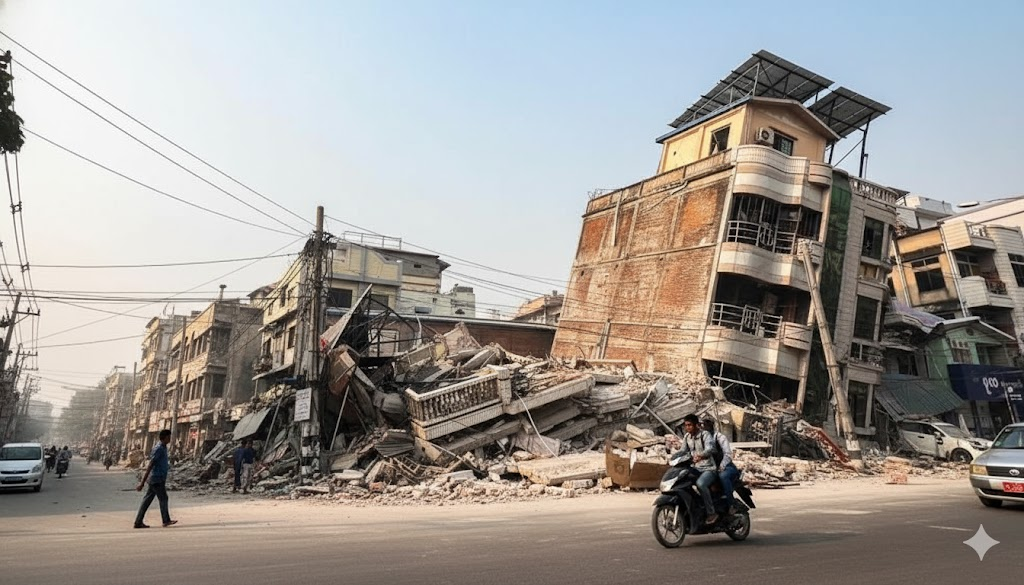
#> input picture testing_files/Compiled/HADR_AIG_DAY_EARTHQUAKE_01.jpg, 1024 x 585 px
$ python -i physics_forensics.py   (imports and definitions only)   (older library calls are emulated)
#> lines starting #> are read from the running program, lines starting #| are printed output that depends on the picture
#> in analyze, image is the input picture: shape (585, 1024, 3); mean B, G, R 150.3, 154.9, 159.3
"""
Physics-Based Forensics for Social Media Deepfake Detection

This module implements compression-resistant forensic techniques:
1. Eye Reflection Analysis (IoU) - Detects dissociated highlights in eyes
2. Lighting Consistency (Δθ) - Calculates light direction vector mismatches

These techniques survive compression because they rely on geometric and physical
properties rather than pixel-level noise patterns.
"""

import cv2
import numpy as np
from PIL import Image
from typing import Dict, List, Tuple, Optional, Union
import math


class EyeReflectionAnalyzer:
    """
    Detects dissociated highlights in eye reflections.

    Principle: In real photos, both eyes reflect the same light source.
    In AI-generated images, reflections often don't match.
    """

    def __init__(self):
        """Initialize face and eye detection cascades."""
        # Using Haar Cascades for robust detection even after compression
        self.face_cascade = cv2.CascadeClassifier(
            cv2.data.haarcascades + 'haarcascade_frontalface_default.xml'
        )
        self.eye_cascade = cv2.CascadeClassifier(
            cv2.data.haarcascades + 'haarcascade_eye.xml'
        )

    def detect_eyes(self, image: np.ndarray) -> List[Tuple[int, int, int, int]]:
        """
        Detect eyes in the image.

        Args:
            image: BGR image as numpy array

        Returns:
            List of (x, y, w, h) tuples for each detected eye
        """
        gray = cv2.cvtColor(image, cv2.COLOR_BGR2GRAY)
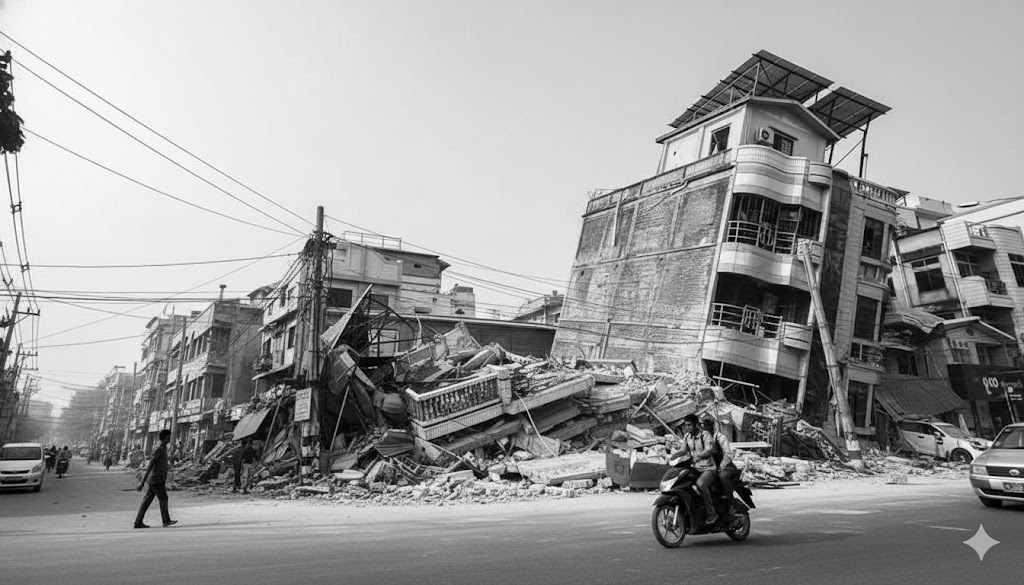
#> gray: shape (585, 1024); min 0, max 255, mean 155.7

        # Detect faces first
        faces = self.face_cascade.detectMultiScale(
            gray, scaleFactor=1.1, minNeighbors=5, minSize=(30, 30)
        )
#> faces = ()

        eyes = []
        for (fx, fy, fw, fh) in faces:
            # Search for eyes within each face
            roi_gray = gray[fy:fy+fh, fx:fx+fw]
            detected_eyes = self.eye_cascade.detectMultiScale(
                roi_gray, scaleFactor=1.1, minNeighbors=5, minSize=(20, 20)
            )

            for (ex, ey, ew, eh) in detected_eyes:
                # Convert to absolute coordinates
                eyes.append((fx + ex, fy + ey, ew, eh))
#> this loop made 0 passes
#> after the loop, eyes = []

        return eyes

    # [53 lines left out: functions extract_reflection_region, calculate_iou, not called in this run]

    def analyze(self, image_input: Union[str, Image.Image, np.ndarray]) -> Dict:
        """
        Analyze eye reflections for consistency.

        Args:
            image_input: Path to image, PIL Image, or numpy array

        Returns:
            {
                "eyes_detected": int,
                "iou_score": float (0.0-1.0, or None if <2 eyes),
                "reflection_consistent": bool,
                "confidence": str ("high", "medium", "low"),
                "verdict": str ("Real" or "AI Generated")
            }
        """
        # Load image
        if isinstance(image_input, str):
            image = cv2.imread(image_input)
        elif isinstance(image_input, Image.Image):
            image = cv2.cvtColor(np.array(image_input), cv2.COLOR_RGB2BGR)
        else:
            image = image_input

        # Detect eyes
        eyes = self.detect_eyes(image)
#> eyes = []

        result = {
            "eyes_detected": len(eyes),
            "iou_score": None,
            "reflection_consistent": None,
            "confidence": "low",
            "verdict": "Inconclusive"
        }

        # Need at least 2 eyes for comparison
        if len(eyes) < 2:
            result["confidence"] = "low"
            result["verdict"] = "Inconclusive"
            return result

        # Extract reflection masks from first two eyes
        reflection1 = self.extract_reflection_region(image, eyes[0])
        reflection2 = self.extract_reflection_region(image, eyes[1])

        # Calculate IoU
        iou = self.calculate_iou(reflection1, reflection2)
        result["iou_score"] = iou

        # Interpretation (conservative thresholds):
        # High IoU (>0.5) = Consistent reflections → Real
        # Medium IoU (0.2-0.5) = Partially consistent → Uncertain
        # Low IoU (<0.2) = Dissociated reflections → AI Generated

        if iou > 0.5:
            result["reflection_consistent"] = True
            result["confidence"] = "high"
            result["verdict"] = "Real"
        elif iou > 0.2:
            result["reflection_consistent"] = None
            result["confidence"] = "medium"
            result["verdict"] = "Uncertain"
        else:
            result["reflection_consistent"] = False
            result["confidence"] = "high"
            result["verdict"] = "AI Generated"

        return result


class LightingConsistencyAnalyzer:
    """
    Analyzes lighting direction consistency between face and background.

    Principle: In real photos, the light source illuminates both face and
    background consistently. In deepfakes, lighting vectors often mismatch.
    """

    # [171 lines left out: functions __init__, detect_face, estimate_light_direction, calculate_angle_difference, analyze, not called in this run]


class PhysicsForensicsPipeline:
    """
    Physics-based forensics using Eye Reflection IoU only.

    Lighting consistency removed due to false positives on real images
    with complex lighting (multiple sources, outdoor, mixed indoor).
    """

    # [128 lines left out: functions __init__, analyze, not called in this run]

>>> result = EyeReflectionAnalyzer().analyze('testing_files/Compiled/HADR_AIG_DAY_EARTHQUAKE_01.jpg')
#> result = 5 items

$ run again, on testing_files/Compiled/HADR_AIG_DAY_FIRE_01.jpg
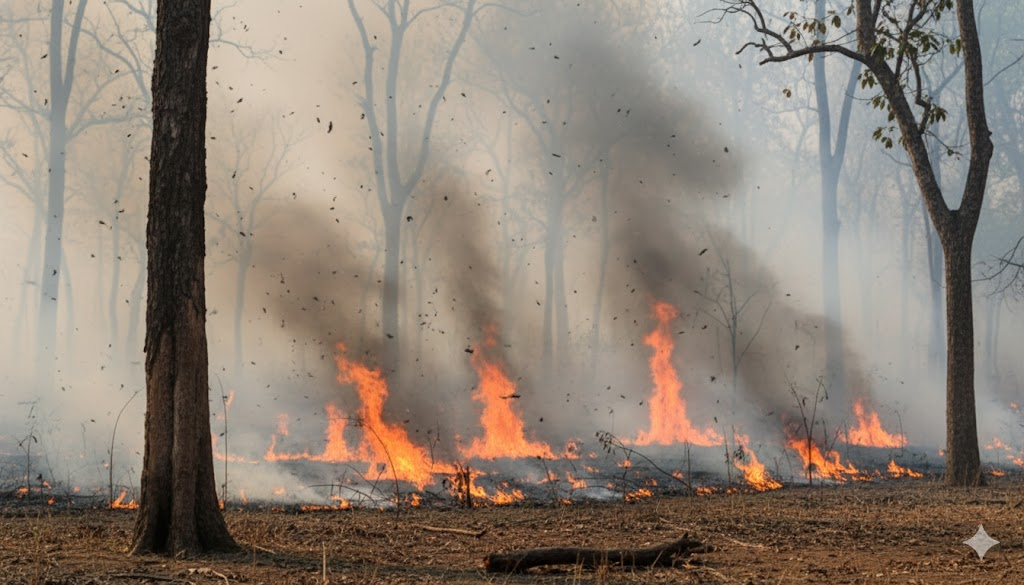
#> input picture testing_files/Compiled/HADR_AIG_DAY_FIRE_01.jpg, 1024 x 585 px
#> in analyze, image is the input picture: shape (585, 1024, 3); mean B, G, R 117.2, 129, 141.1
#> in detect_eyes, `gray = cv2.cvtColor(image, cv2.COLOR_BGR2GRAY)`:
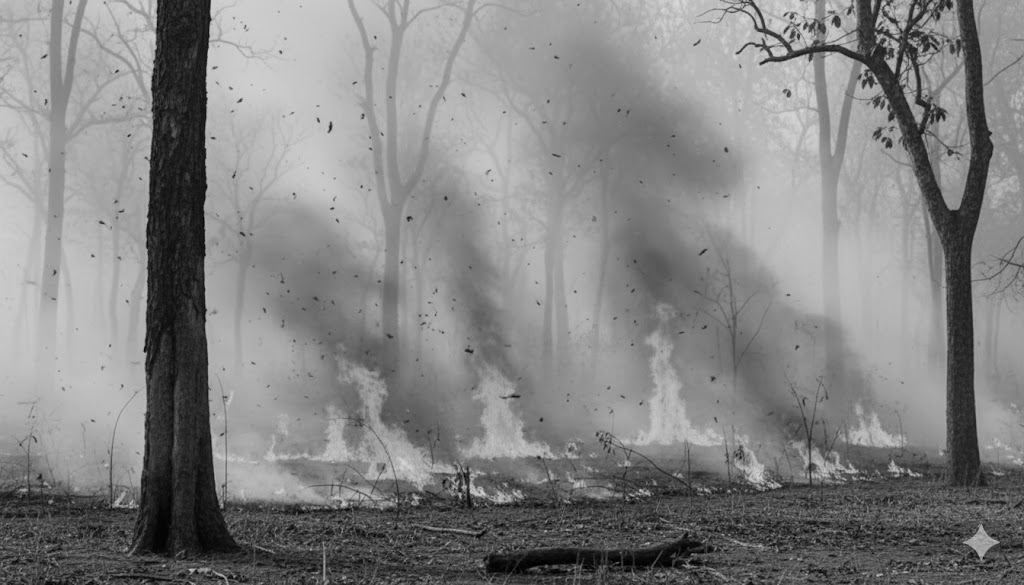
#> gray: shape (585, 1024); min 0, max 219, mean 131.3
#> faces = [[909, 21, 72, 72]]
#> the loop in detect_eyes, `for (fx, fy, fw, fh) in faces:` made 1 pass
#> pass 1, in detect_eyes, `roi_gray = gray[fy:fy+fh, fx:fx+fw]`:
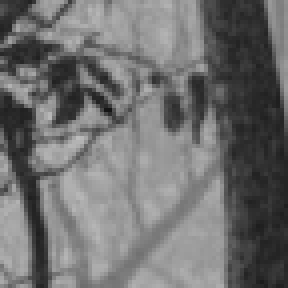
#> roi_gray: shape (72, 72) (shown 4 times larger); min 20, max 188, mean 111.6
#> after the loop in detect_eyes, `for (fx, fy, fw, fh) in faces:`: eyes = []
#> result = 5 items

$ run again, on testing_files/Compiled/HADR_AIG_DAY_FLOOD_01.jpg
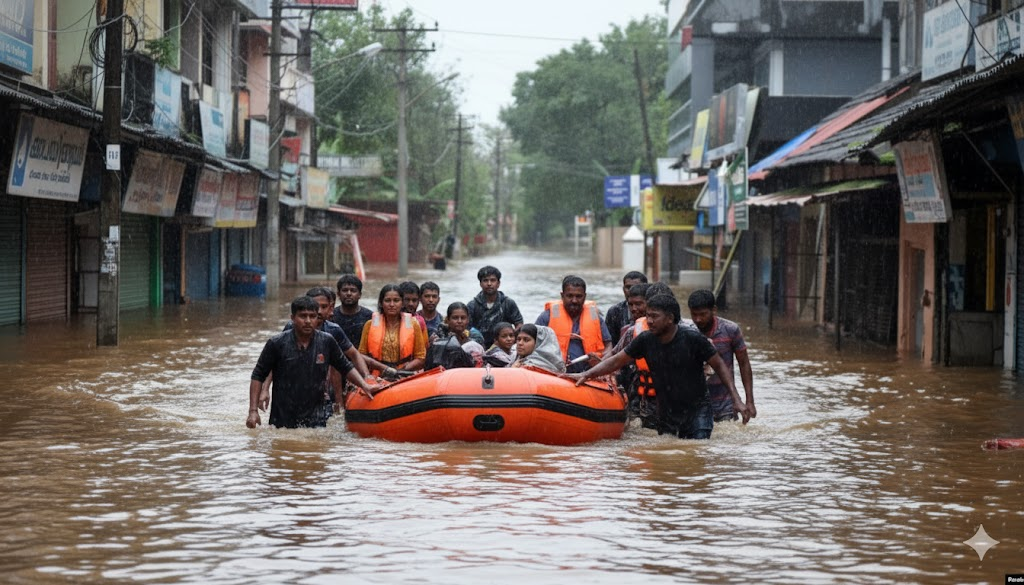
#> input picture testing_files/Compiled/HADR_AIG_DAY_FLOOD_01.jpg, 1024 x 585 px
#> in analyze, image is the input picture: shape (585, 1024, 3); mean B, G, R 102.9, 106.8, 112.4
#> in detect_eyes, `gray = cv2.cvtColor(image, cv2.COLOR_BGR2GRAY)`:
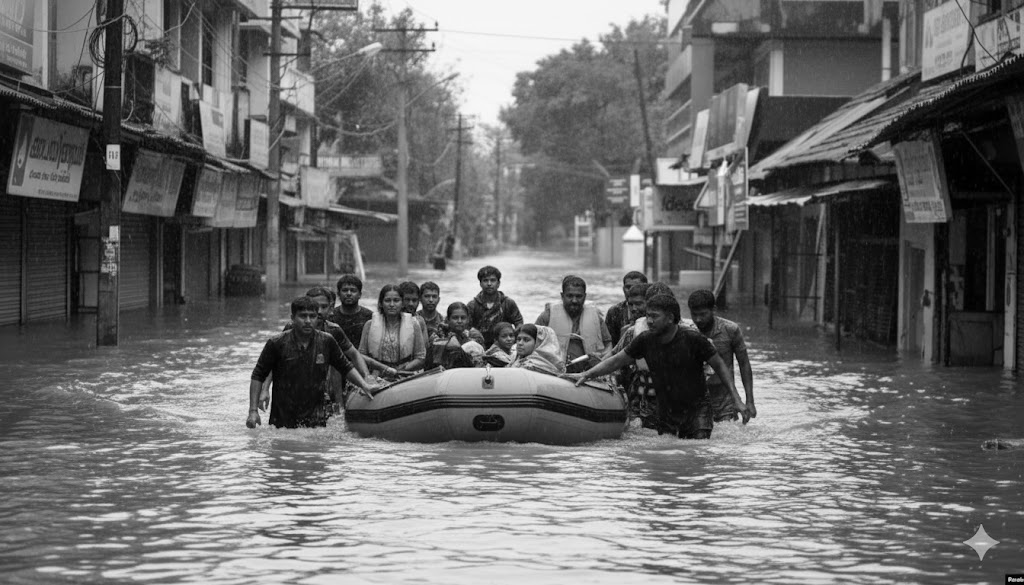
#> gray: shape (585, 1024); min 0, max 252, mean 108
#> faces = ()
#> after the loop in detect_eyes, `for (fx, fy, fw, fh) in faces:`: eyes = []
#> result = 5 items

$ run again, on testing_files/Compiled/HADR_AIG_DAY_STORM_01.jpg
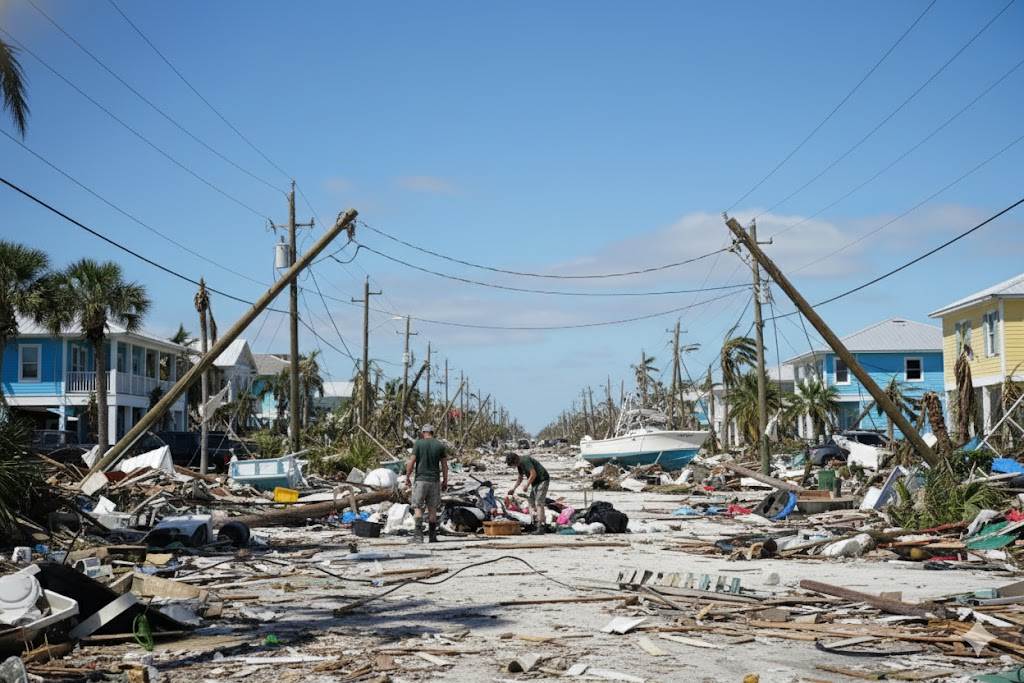
#> input picture testing_files/Compiled/HADR_AIG_DAY_STORM_01.jpg, 1024 x 683 px
#> in analyze, image is the input picture: shape (683, 1024, 3); mean B, G, R 157.2, 140, 119.1
#> in detect_eyes, `gray = cv2.cvtColor(image, cv2.COLOR_BGR2GRAY)`:
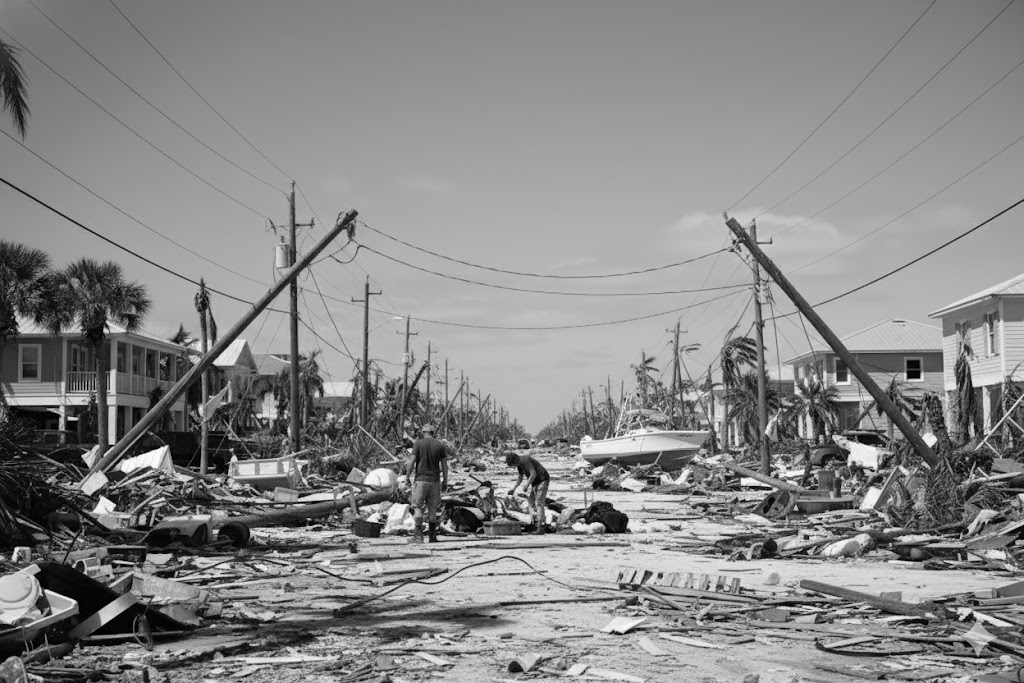
#> gray: shape (683, 1024); min 0, max 255, mean 135.7
#> faces = ()
#> after the loop in detect_eyes, `for (fx, fy, fw, fh) in faces:`: eyes = []
#> result = 5 items
